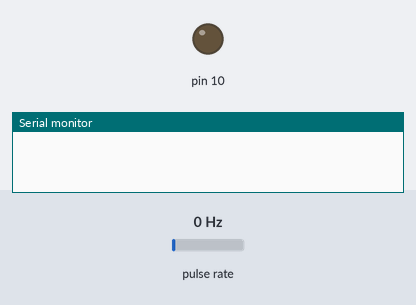
Simulated run of this sketch. Board: Arduino Uno, built with avr-gcc and run on an emulated ATmega328P. Shown: output pins drawn as LEDs (lit = HIGH), the last lines printed to the serial monitor. Wiring (inferred from the names in the program): pulse sensor: data pin 2. The inputs (shaded band) are chosen by the test bench; at power-on: pulse rate 0 Hz.

Above: at 1.2 s.
1.3 s: pulse rate (sensor on pin 2) set to 2 Hz
At 2.7 s:
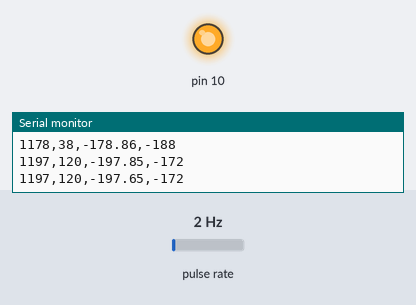
3.0 s: pulse rate (sensor on pin 2) set to 50 Hz
6.0 s: pulse rate (sensor on pin 2) set to 12 Hz
7.5 s: pulse rate (sensor on pin 2) set to 10 Hz
At 7.82 s:
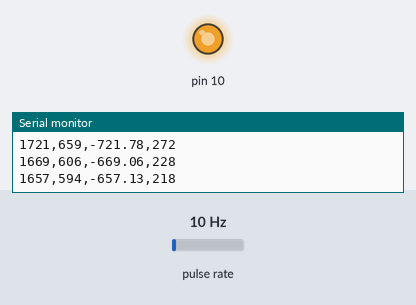
10.5 s: pulse rate (sensor on pin 2) set to 196 Hz
13.5 s: pulse rate (sensor on pin 2) set to 4 Hz
At 13.75 s:
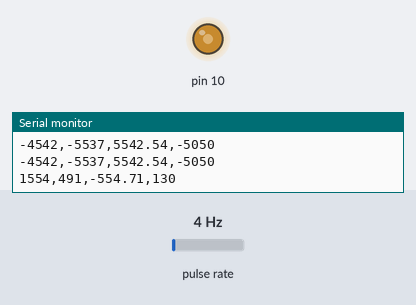
Timing chart, 0 to 16.3 s (numbered marks = the images above; inputs shaded):
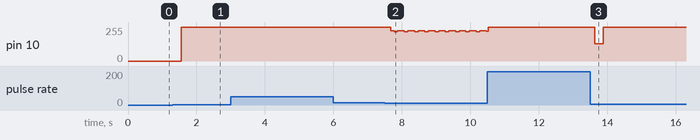

The sketch:

encoderV3.ino
```cpp
int encoder_pin = 2;
int ref = 800; //rpm
int rpm, pulses = 0;
float rpmModd;
int out = 0;
int Ts = 0.3;
unsigned int timeold, timenow;
float tiempo = 0;
static volatile unsigned long debounce = 0; // Tiempo del rebote.
static volatile unsigned long debounced = 0; // Tiempo del rebote.

void setup(){
   Serial.begin(9600);
   pinMode(encoder_pin, INPUT);
   attachInterrupt(0, counter, RISING);
   ref+=200;
}
void loop(){}

void counter(){
    if(digitalRead(encoder_pin) && (micros()-debounce > 100)) {
      noInterrupts();
        tiempo = tiempoPasao();
        salidaMot(ref-rpmMod(tiempo/1000));
      interrupts();
    }
}

int tiempoPasao(){
   timenow = millis();
   pulses = timenow-timeold;
   timeold = timenow;
   return pulses;
}

int rpmMod(float tiemp){
  rpm = 60/tiemp;
  rpmModd = ((1/Ts)*exp(-(1/Ts)*tiemp))*rpm;
  return rpmModd;
}

void salidaMot(int rpmObj){
  out = map(rpmObj,1400,1700,0,255);
  Serial.print(rpmObj);
  Serial.print(",");
  Serial.print(rpm);
  Serial.print(",");
  Serial.print(rpmModd);
  Serial.print(",");
  Serial.println(out);
  analogWrite(10,out);
}
```

Measured:
- the behaviour switches between 0 and 1 Hz on pulse rate (sensor on pin 2) (found by bisection; images 0 and 1)
- after the input at 1.3 s, pin 10: 0/255 → 255/255 after 0.25 s
- after the input at 7.5 s, pin 10: 255/255 → 228/255 after 0.17 s, then repeats every 0.30 s: 218/255 0.10 s, 228/255 0.20 s
- after the input at 13.5 s, pin 10: 255/255 → 130/255 after 0.13 s, → 255/255 0.25 s later
